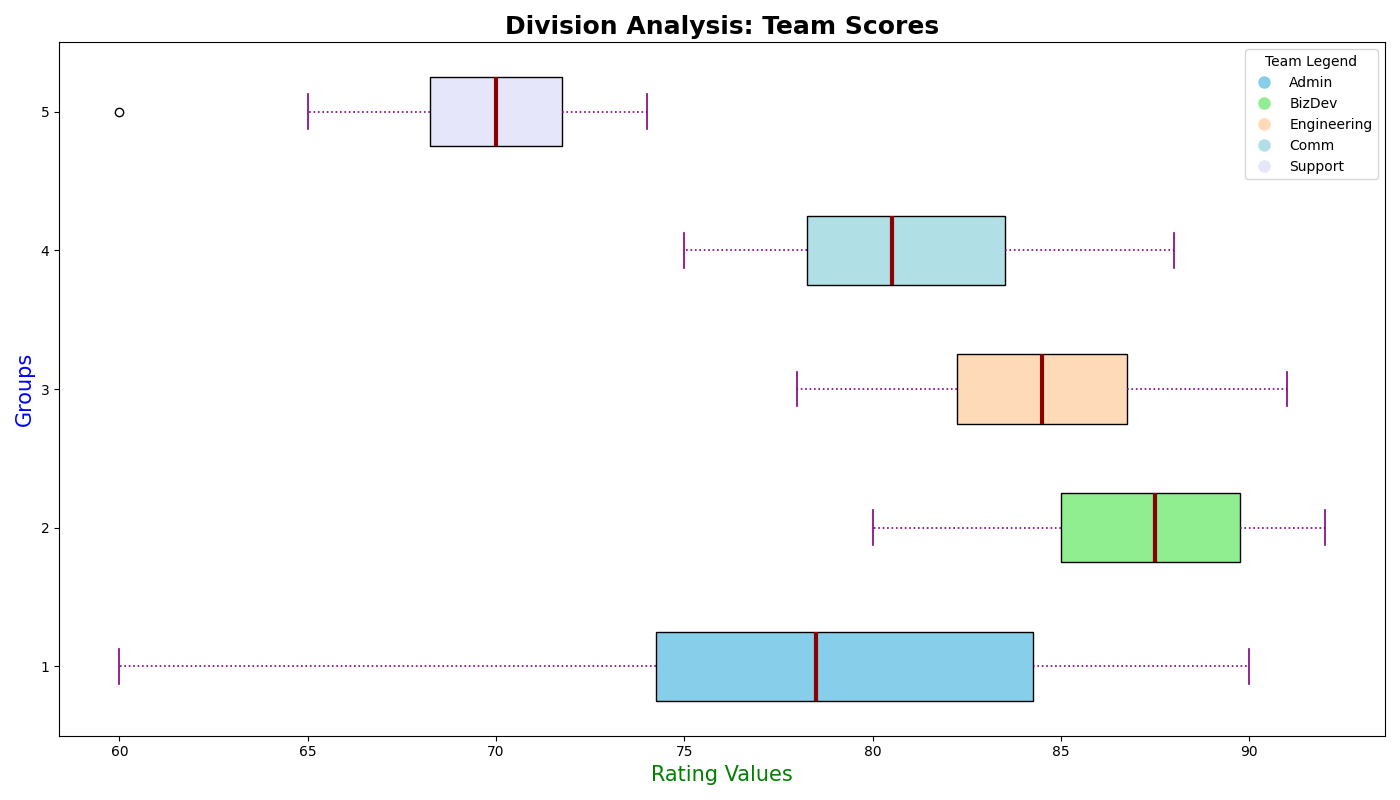

The Python source for this figure:
import matplotlib.pyplot as plt
import numpy as np

# Changed departments labels
departments = ['Admin', 'BizDev', 'Engineering', 'Comm', 'Support']

# Data remains unchanged
HR_scores = [70, 75, 80, 85, 60, 90, 88, 74, 82, 77]
Sales_scores = [85, 87, 90, 83, 80, 88, 92, 85, 91, 89]
Development_scores = [78, 82, 85, 91, 87, 84, 79, 86, 90, 83]
Marketing_scores = [75, 80, 78, 82, 85, 88, 77, 84, 79, 81]
Support_scores = [65, 70, 72, 60, 68, 74, 70, 69, 71, 73]

# Grouped data
performance_data = [HR_scores, Sales_scores, Development_scores, Marketing_scores, Support_scores]

fig, ax = plt.subplots(figsize=(14, 8))

# Horizontal box plot
box = ax.boxplot(performance_data, vert=False, patch_artist=True, notch=False, showmeans=False,
                 medianprops={"color": "darkred", "linewidth": 3})

colors = ['skyblue', 'lightgreen', 'peachpuff', 'powderblue', 'lavender']
for patch, color in zip(box['boxes'], colors):
    patch.set_facecolor(color)

# Changed textual elements
ax.set_title('Division Analysis: Team Scores', fontsize=18, fontweight='bold')
ax.set_ylabel('Groups', fontsize=15, color='blue')
ax.set_xlabel('Rating Values', fontsize=15, color='green')

# Customize whiskers, caps
for whisker, cap in zip(box['whiskers'], box['caps']):
    whisker.set(color='purple', linewidth=1.2, linestyle=':')
    cap.set(color='purple', linewidth=1.2)

# Remove grid lines
ax.grid(False)

# Legend
handles = [plt.Line2D([0], [0], marker='o', color='w', markerfacecolor=color, markersize=10) for color in colors]
ax.legend(handles, departments, title='Team Legend', loc='upper right')

plt.tight_layout()
plt.show()
